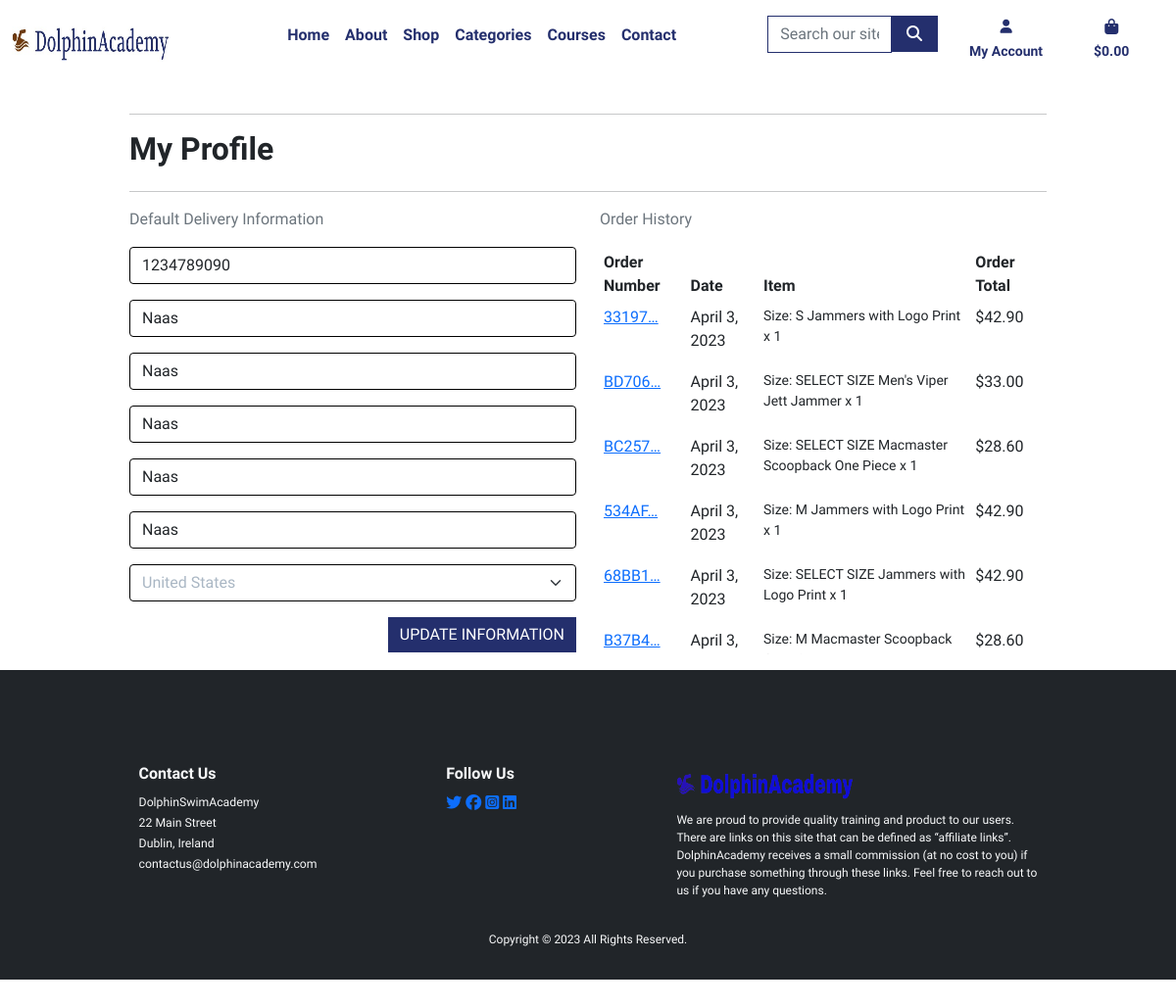
The app's page /profile/ (signed in) with its own data.
### profiles/models.py (models this page shows, shortened)
class UserProfile(models.Model):
    user = models.OneToOneField(
        User,
        on_delete=models.CASCADE
    )
    default_phone_number = models.CharField(
        max_length=20,
        null=False,
        blank=False
    )
    default_street_address1 = models.CharField(
        max_length=80,
        null=False,
        blank=False
    )
    default_street_address2 = models.CharField(
        max_length=80,
        null=False,
        blank=False
    )
    default_town_or_city = models.CharField(
        max_length=40,
        null=False,
        blank=False
    )
    default_county = models.CharField(
        max_length=40,
        null=True,
        blank=True
    )
    default_postcode = models.CharField(
        max_length=20,
        null=True,
        blank=True
    )
    default_country = CountryField(
        blank_label='Country*',
        null=False,
        blank=False
    )

### checkout/models.py (models this page shows, shortened)
class Order(models.Model):
    order_number = models.CharField(
        max_length=50,
        null=False,
        blank=False,
        editable=False
    )
    user_profile = models.ForeignKey(
        UserProfile,
        on_delete=models.SET_NULL,
        null=True,
        blank=True,
        related_name='orders'
    )
    full_name = models.CharField(
        max_length=50,
        null=False,
        blank=False
    )
    email = models.EmailField(
        max_length=254,
        null=False,
        blank=False
    )
    phone_number = models.CharField(
        max_length=20,
        null=False,
        blank=False
    )
    country = CountryField(
        blank_label='Country*',
        null=False,
        blank=False
    )
    postcode = models.CharField(
        max_length=20,
        null=True,
        blank=True
    )
    town_or_city = models.CharField(
        max_length=40,
        null=False,
        blank=False
    )
    street_address1 = models.CharField(
        max_length=80,
        null=False,
        blank=False
    )
    street_address2 = models.CharField(
        max_length=80,
        null=False,
        blank=False
    )
    county = models.CharField(
        max_length=40,
        null=True,
        blank=True
    )
    date = models.DateField(
        auto_now_add=True
    )
    delivery_cost = models.DecimalField(
        max_digits=6,
        decimal_places=2,
        null=False,
        default=0
    )
    order_total = models.DecimalField(
        max_digits=10,
        decimal_places=2,
        null=False,
        default=0
    )
    grand_total = models.DecimalField(
        max_digits=6,
        decimal_places=2,
        null=False,
        default=0
    )
    stripe_pid = models.CharField(
        max_length=254,
        null=False,
        blank=False,
        default=''
    )
    original_bag = models.TextField(
        blank=False,
        null=False,
        default=''
    )

class OrderLineItem(models.Model):
    order = models.ForeignKey(
        Order,
        on_delete=models.CASCADE,
        blank=False,
        null=False,
        related_name='lineItems'
    )
    product = models.ForeignKey(
        Product,
        on_delete=models.CASCADE,
        blank=False,
        null=False
    )
    quantity = models.IntegerField(
        blank=False,
        null=False,
        default=0
    )
    product_size = models.CharField(
        max_length=4,
        blank=True,
        null=True
    )
    lineItem_total = models.DecimalField(
        max_digits=6,
        decimal_places=2,
        blank=False,
        null=False,
        editable=False
    )

### products/models.py (models this page shows, shortened)
class Product(models.Model):
    class Meta:
        verbose_name = 'Product'
        verbose_name_plural = 'Products'
    name = models.CharField(
        max_length=254,
        unique=True
    )
    description = models.TextField(
        max_length=1256,
        blank=True,
        null=True
    )
    category = models.ManyToManyField(
        Category
    )
    image = models.ImageField(
        upload_to='products/',
        null=True,
        blank=True
    )
    rating = models.DecimalField(
        max_digits=6,
        decimal_places=2,
        null=True,
        blank=True
    )
    size = models.ManyToManyField(
        Size,
        max_length=254,
        through='Inventory',
        null=True,
        blank=True,
        related_name='products'
    )
    is_active = models.BooleanField(
        default=False
    )
    price = models.DecimalField(
        max_digits=5,
        decimal_places=2
    )
    slug = models.SlugField(
        blank=True,
        null=True
    )
    def get_categories(self):
        """
        Returns the product categories list
        Args:
            self (object): self.
        Returns:
            product categories list
        """
        return "\n".join([cat.name for cat in self.category.all()])
    get_categories.short_description = "Categories"
    def get_product_size(self):
        """
        Returns the product size list
        Args:
            self (object): self.
        Returns:
            product size list
        """
        return "\n".join([size.name for size in self.size.all()])
    get_product_size.short_description = "size"

### profiles/views.py (the view)
@login_required
def user_profile(request):
    active_tab = 'myaccount'
    user_profile = get_object_or_404(UserProfile, user=request.user)
    if request.method == 'POST':
        form = UserProfileForm(request.POST, instance=user_profile)
        if form.is_valid():
            form.save()
            messages.success(request, "Profile updated successfully")
    form = UserProfileForm(instance=user_profile)
    orders = user_profile.orders.all()
    template = 'profiles/profile.html'
    context = {
        'form': form,
        'orders': orders,
        'on_profile_page': True,
        'active_tab': active_tab
    }
    return render(request, template, context=context)

### bag/contexts.py (called while the page is built, shortened)
def bag_contents(request):
    bag_items = []
    total = 0
    product_count = 0
    bag = request.session.get('bag', {})
    if total < settings.FREE_DELIVERY_THRESHOLD:
        delivery = round(
            total * Decimal(settings.STANDARD_DELIVERY_PERCENTAGE / 100), 2
        )
        free_delivery_delta = settings.FREE_DELIVERY_THRESHOLD - total
    else:
        delivery = 0
        free_delivery_delta = 0
    grand_total = total + delivery
    context = {
        'total': total,
        'grand_total': grand_total,
        'delivery': delivery,
        'free_delivery_delta': free_delivery_delta,
        'bag_items': bag_items,
        'free_delivery_threshold': settings.FREE_DELIVERY_THRESHOLD,
        'product_count': product_count
    }
    return context

### profiles/templates/profiles/profile.html (shortened to what this page needs)
{% extends 'base.html' %}
{% load static %}
{% block extra_css %}
    <link rel="stylesheet" href="{% static 'profiles/css/profile.css' %}">
{% endblock %}
{% block page_header %}
    <div class="container header-container">
    </div>
{% endblock %}
{% block content %}
    <div class="container product-container mb-3">
        <div class="row">
            <div class="col">
                <hr>
                <h2 class="logo-font mb-4">My Profile</h2>
                <hr>
            </div>
        </div>
        <div class="row">
            <div class="col-12 col-lg-6">
                <p class="text-muted">Default Delivery Information</p>
                <form id="profile-update-form" action="{% url 'user_profile' %}" method="POST" >
                    {{form|crispy}}
                    <button class="btn btn-ocean-blue rounded-0 float-end text-uppercase">Update Information</button>
                </form>
            </div>
            <div class="col-12 col-lg-6">
                <p class="text-muted">Order History</p>
                <div class="order-history table-responsive">
                    <table class="table table-sm table-borderless">
                        <thead>
                            <tr>
                                <th>Order Number</th>
                                <th>Date</th>
                                <th>Item</th>
                                <th>Order Total</th>
                            </tr>
                        </thead>
                        <tbody>
                            {% for order in orders %}
                                <tr>
                                    <td>
                                        <a href="{% url 'order_history' order.order_number %}"
                                                title="{{order.order_number}}">
                                                {{order.order_number|truncatechars:6}}
                                        </a>
                                    </td>
                                    <td>{{order.date}}</td>
                                    <td>
                                        <ul class="list-unstyled">
                                            {% for item in order.lineItems.all %}
                                                <li class="small">
                                                    {% if item.product_size != None %}
                                                        Size: {{item.product_size|upper}}
                                                    {% endif %}
                                                    {{item.product.name}} x {{item.quantity}}
                                                </li>
                                            {% endfor %}
                                        </ul>
                                    </td>
                                    <td>${{order.grand_total}}</td>
                                </tr>
                            {% endfor %}
                        </tbody>
                    </table>
                </div>
            </div>
        </div>
    </div>
{% endblock %}

### static/css/base.css (style rules this page uses)
:root { --body-font:'Urbanist', sans-serif; --body-weight: 400; --heading-weight: 600; --heading-font: 'Urbanist', sans-serif; --nav-color:#1FD6FF; --light-blue:#5065A8; --light-ocean-blue:rgba(36,47,109,0.8); --ocean-blue:#242f6d; --nav-font-weight:800; --text-color:#0000; --button-brown-color:#663103; --button-brown-hover-color:#663103b4; --theme-1:#015E73; --theme-2:#BF5C04; --theme-3:#049DBF; }
html { height: 100%; }
body { height:100%; display:flex; flex-direction:column; padding: 0; margin:0; font-family: var(--body-font); font-weight: var(--body-weight); }
h1, h2, h3, h4, h5, h6 { font-weight: var(--heading-weight); }
.text-uppercase { text-transform: uppercase; }
.btn-ocean-blue { background-color: var(--ocean-blue); color: white; border:var(--ocean-blue); }
.header-container { padding-top: 100px; }
@media (min-width: 1200px) { .container { max-width: 80%; } }

### profiles/static/profiles/css/profile.css (style rules this page uses)
#profile-update-form input::placeholder { color: #aab7c4; }
#profile-update-form .form-control { border-color: black; }
#id_default_country { border-color: #000; }
#id_default_country, #id_default_country option:not(:first-child) { color: #000; }
#id_default_country, #id_default_country option:first-child { color: #aab7c4; }
.btn-ocean-blue { background-color:rgba(36,47,109,1); color: white; border:var(--ocean-blue); }
.order-history { max-height: 416px; overflow-y: auto; }

### records on screen
UserProfile: default_phone_number "1234789090", default_street_address1 "Naas", default_street_address2 "Naas", default_town_or_city "Naas", default_county "Naas", default_postcode "Naas", default_country "United States"
Order: order_number "33197…", date "April 3, 2023", grand_total "42.90"
OrderLineItem: product_size "S", product.name "Jammers with Logo Print", quantity "1"
Order: order_number "BD706…", date "April 3, 2023", grand_total "33.00"
OrderLineItem: product_size "SELECT SIZE", product.name "Men's Viper Jett Jammer", quantity "1"
Order: order_number "BC257…", date "April 3, 2023", grand_total "28.60"
OrderLineItem: product_size "SELECT SIZE", product.name "Macmaster Scoopback One Piece", quantity "1"
Order: order_number "534AF…", date "April 3, 2023", grand_total "42.90"
OrderLineItem: product_size "M", product.name "Jammers with Logo Print", quantity "1"
Order: order_number "68BB1…", date "April 3, 2023", grand_total "42.90"
OrderLineItem: product_size "SELECT SIZE", product.name "Jammers with Logo Print", quantity "1"
Order: order_number "B37B4…", date "April 3,…", grand_total "28.60"
OrderLineItem: product_size "M", product.name "Macmaster Scoopback…"
